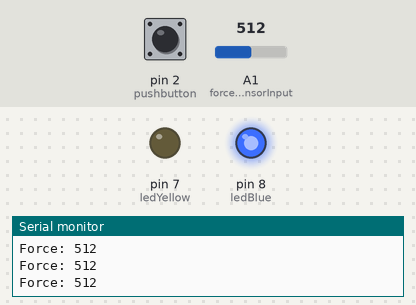
The sketch below on a simulated Arduino Uno, built with avr-gcc and run on an emulated ATmega328P. Parts: output pins drawn as LEDs (lit = HIGH), the last lines printed to the serial monitor. Inputs (shaded band) come from the test bench; at power-on: pin 2 (pushbutton) HIGH, A1 (forceSensorInput) = 512.

Above: at 1.2 s.
1.3 s: pin 2 (pushbutton) pulled LOW for 0.5 s
At 2.8 s:
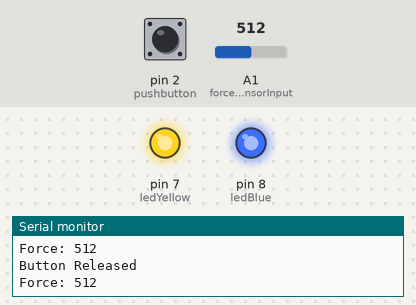
3.5 s: A1 (forceSensorInput) set to 56
5.0 s: A1 (forceSensorInput) set to 47
At 6.4 s:
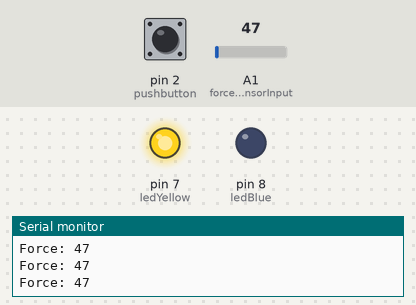
6.7 s: pin 2 (pushbutton) pulled LOW for 1 s
At 8.8 s:
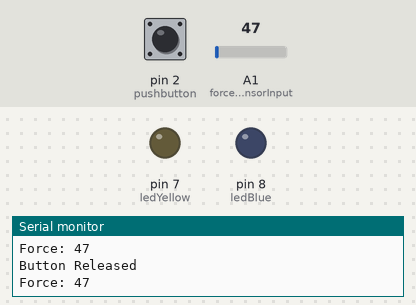
9.5 s: pin 2 (pushbutton) pulled LOW for 3.2 s
At 13.8 s:
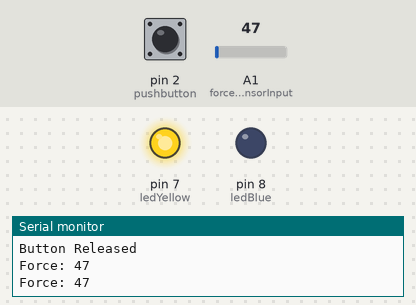
14.3 s: A1 (forceSensorInput) set to 122
At 15.0 s:
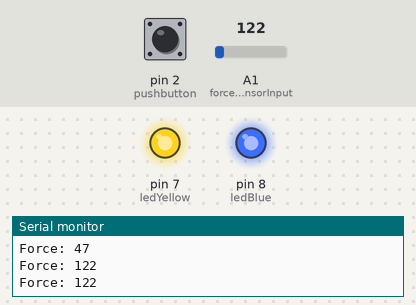
Timing chart, 0 to 16.9 s (numbered marks = the images above; inputs shaded):
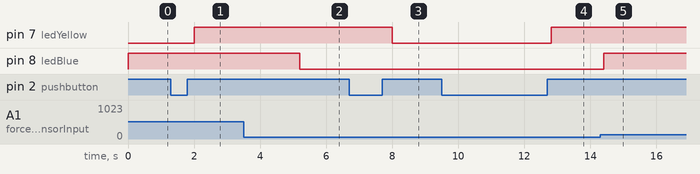

The sketch:

pushbutton_pullup_toggle.ino
```cpp
const int forceSensorInput = A1; // Analog pin for force sensor
const int pushbutton = 2; // Digital pin for pushbutton
const int ledBlue = 8; // LED controlled by force sensor
const int ledYellow = 7; // LED controlled by pushbutton

bool pushButtonState = HIGH;
bool lastStatePushButton = HIGH;

void setup() {
  Serial.begin(9600);
  pinMode(ledBlue, OUTPUT);
  pinMode(ledYellow, OUTPUT);
  pinMode(pushbutton, INPUT_PULLUP); // Enable internal pull-up resistor for button
}

void loop() {
  int forceSensor = analogRead(forceSensorInput); // Read force sensor value
  pushButtonState = digitalRead(pushbutton); // Read button state

  Serial.print("Force: ");
  Serial.println(forceSensor);

  // Turn on LED1 if force sensor detects pressure
  digitalWrite(ledBlue, forceSensor > 50 ? HIGH : LOW);

  // Detect button press and release to toggle LED2
  if (pushButtonState == LOW && lastStatePushButton == HIGH) {
    Serial.println("Button Pressed");
  }
  else if (pushButtonState == HIGH && lastStatePushButton == LOW) {
    Serial.println("Button Released");
    digitalWrite(ledYellow, !digitalRead(ledYellow)); // Toggle LED2 state
  }

  lastStatePushButton = pushButtonState;
  delay(400); // Small delay to prevent rapid toggling
}
```

Measured:
- the behaviour switches between 51 and 50 on A1 (forceSensorInput) (found by bisection; images 1 and 2)
- after the input at 1.3 s, pin 7 (ledYellow): LOW → HIGH after 0.70 s
- after the input at 5.0 s, pin 8 (ledBlue): HIGH → LOW after 0.21 s
- after the input at 6.7 s, pin 7 (ledYellow): HIGH → LOW after 1.3 s
- after the input at 9.5 s, pin 7 (ledYellow): LOW → HIGH after 3.3 s
- after the input at 14.3 s, pin 8 (ledBlue): LOW → HIGH after 0.11 s
